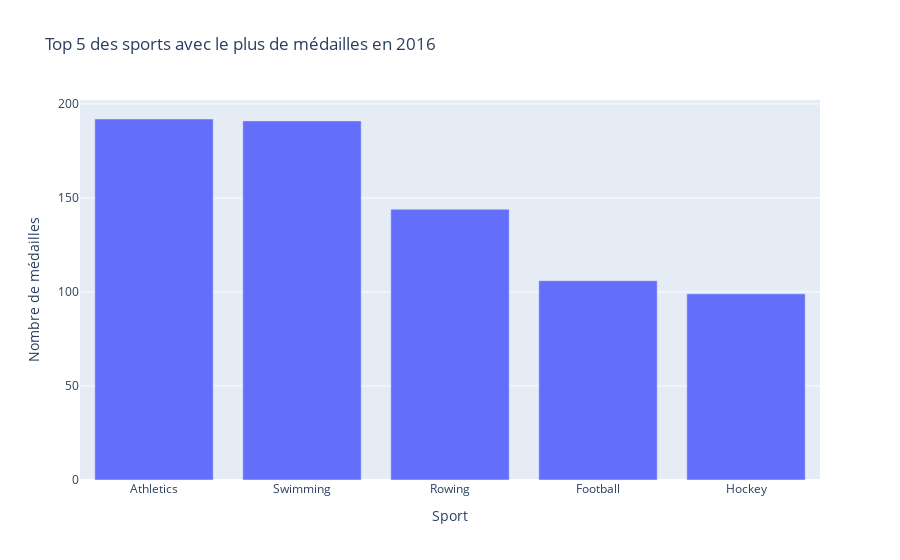

Notebook source saved alongside this figure:
### Markdown cell above
1. Generate a plot indicating the number of medals awarded in each of the top five sports in 2016.

### Code cell
import pandas as pd
import plotly.express as px

df = pd.read_csv("datasets/athlete_events.csv")

df_2016 = df[(df['Year'] == 2016) & (df['Medal'].notna())]

medailles_par_sport = df_2016['Sport'].value_counts().nlargest(5).reset_index()
medailles_par_sport.columns = ['Sport', 'Count']

fig = px.bar(medailles_par_sport,
             x='Sport',
             y='Count',
             labels={'Count': 'Nombre de médailles'},
             title='Top 5 des sports avec le plus de médailles en 2016')
fig.update_layout(xaxis={'categoryorder':'total descending'})
fig.show()

### Figure 1 — Plotly figure (JSON) as saved in the notebook; plotly's stock layout.template omitted (floating-point values rounded to 4 significant figures)
{"data": [{"hovertemplate": "Sport=%{x}<br>Nombre de médailles=%{y}<extra></extra>", "legendgroup": "", "marker": {"color": "#636efa", "pattern": {"shape": ""}}, "name": "", "orientation": "v", "showlegend": false, "textposition": "auto", "type": "bar", "x": ["Athletics", "Swimming", "Rowing", "Football", "Hockey"], "xaxis": "x", "y": [192, 191, 144, 106, 99], "yaxis": "y"}], "layout": {"barmode": "relative", "legend": {"tracegroupgap": 0}, "title": {"text": "Top 5 des sports avec le plus de médailles en 2016"}, "xaxis": {"anchor": "y", "categoryorder": "total descending", "domain": [0, 1], "title": {"text": "Sport"}}, "yaxis": {"anchor": "x", "domain": [0, 1], "title": {"text": "Nombre de médailles"}}}}
